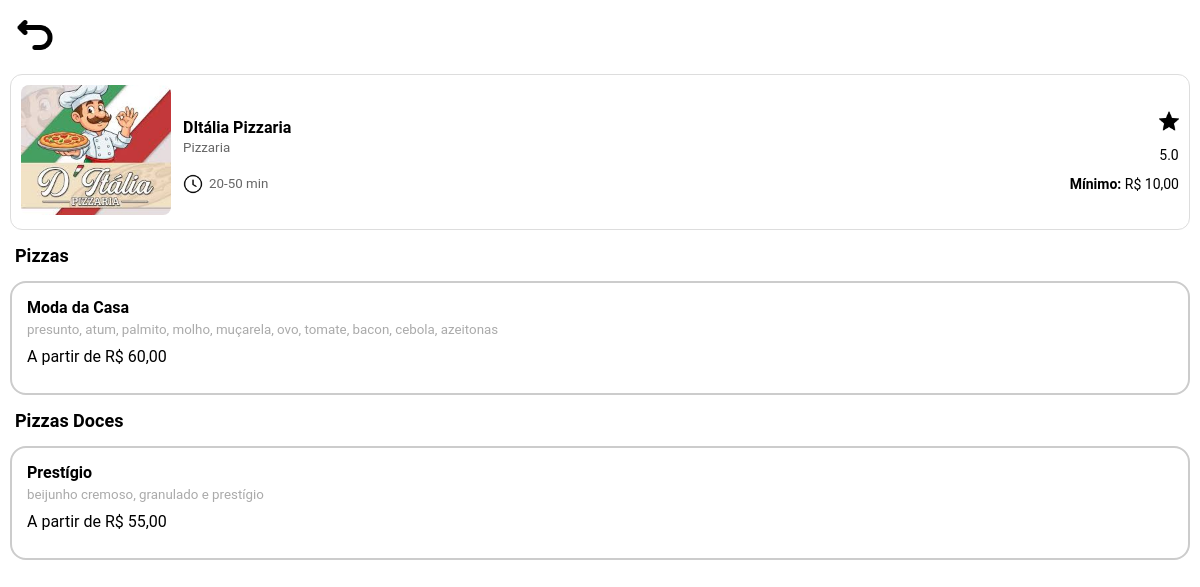
/estabelecimento/1, run on the app's committed database.
### tables this page shows
CREATE TABLE estabelecimentos (
        id INTEGER PRIMARY KEY,
        nome VARCHAR(100),
        tipo TEXT,
        avaliacao TEXT,
        pedido_minimo TEXT,
        tempo_delivery TEXT,
        caminho_foto TEXT
        );

CREATE TABLE itens (
        id INTEGER PRIMARY KEY,
        nome VARCHAR(100),
        descricao TEXT,
        preco REAL,
        id_estabelecimento INTEGER,
        id_categoria INTEGER,
        FOREIGN KEY (id_estabelecimento) REFERENCES estabelecimentos (id),
        FOREIGN KEY (id_categoria) REFERENCES categorias (id)
        );

CREATE TABLE categorias (
        id INTEGER PRIMARY KEY,
        nome VARCHAR(100),
        id_estabelecimento INTEGER,
        FOREIGN KEY (id_estabelecimento) REFERENCES estabelecimentos (id)
        );

### routes/estabelecimento.py (the view)
@estabelecimento_bp.route("/estabelecimento/<int:id>")
def estabelecimento(id):
    resultado = EstabelecimentoModel.buscar_estabelecimento(id)
    cardapio = montar_cardapio(id)
    return render_template(
        "estabelecimento.html",
        id=id,
        nome=resultado[0],
        tipo=resultado[1],
        avaliacao=resultado[2],
        pedido_minimo=resultado[3],
        tempo_delivery=resultado[4],
        caminho_foto=resultado[5],
        cardapio=cardapio.values()
        )

### database/banco_dados_principal.py (called while the page is built)
def conectar_banco_dados_principal():
    return sqlite3.connect(BANCO_DADOS_PRINCIPAL)

### models/estabelecimento_model.py (called while the page is built)
    @staticmethod
    def buscar_estabelecimento(id):
        conexao = None
        try:
            conexao = conectar_banco_dados_principal()
            cursor = conexao.cursor()
            cursor.execute(
                f"""
                SELECT
                nome,
                tipo,
                avaliacao,
                pedido_minimo,
                tempo_delivery,
                caminho_foto
                FROM {TABELA_ESTABELECIMENTOS}
                WHERE id = ?
                """,
                (
                    id,
                )
            )
            resultado = cursor.fetchone()
            return resultado
        except Exception as erro:
            print("Erro ao buscar estabelecimento: ", erro)
            return
        finally:
            if conexao:
                conexao.close()

### templates/estabelecimento.html (shortened to what this page needs)
<!DOCTYPE html>
<html lang="pt-BR">
<head>
    <link rel="stylesheet" href="{{ url_for('static', filename='css/estabelecimento.css') }}">
</head>
<body>
    <div class="voltar">
        <a href="{{ url_for('pagina_inicial.pagina_inicial') }}">
            <img src="{{ url_for('static', filename='images/icons/voltar_black.png') }}" width="40" alt="Relógio">
        </a>
    </div>
    <div class="informacoes-estabelecimento">
        <div class="foto-estabelecimento">
            <img  src="{{ url_for('static', filename=caminho_foto if caminho_foto else 'images/icons/restaurante.png') }}" width="150">
        </div>
        <div class="texto-estabelecimento">
            <div class="linha-nome">
                <div>
                    <b>{{ nome }}</b><br>
                    <small>{{ tipo }}</small>
                </div>
                <div class="avaliacao">
                    <img src="{{ url_for('static', filename='images/icons/estrela_black.png') }}" width="20" alt="Avaliação"><br>
                    {{ avaliacao }}
                </div>
            </div>
            <div class="texto-tempo-delivery">
                <div class="tempo-esquerda">
                    <img src="{{ url_for('static', filename='images/icons/relogio_black.png') }}" width="20" alt="Relógio">
                    <small>{{ tempo_delivery }}</small>
                </div>
                <div class="tempo-direita">
                    <b>Mínimo:</b> {{ pedido_minimo }}
                </div>
            </div>
        </div>
    </div>
    {% for categoria in cardapio %}
        <h2 class="categoria-titulo">{{ categoria.nome }}</h2>
        {% for item in categoria.itens %}
            <a href="{{ url_for('item.item', id=item.id, id_estabelecimento=id) }}" class="card-link">
            <div class="card-item">
                <div class="item-info">
                    <b>{{ item.nome }}</b>
                    <small>{{ item.descricao }}</small>
                    <span>A partir de R$ {{ item.preco }}</span>
                </div>
            </div>
            </a>
        {% endfor %}
    {% endfor %}
</body>
</html>

### static/css/estabelecimento.css (style rules this page uses)
body { margin: 0; font-family: 'Roboto', sans-serif; font-size: 16px; }
.voltar { display: flex; margin: 15px; }
.informacoes-estabelecimento { display: grid; grid-template-columns: 150px 1fr; gap: 12px; align-items: center; border: 1px solid #ddd; border-radius: 12px; padding: 10px; margin: 10px; background-color: #fff; }
.foto-estabelecimento img { width: 150px; height: 130px; object-fit: cover; border-radius: 8px; }
.texto-estabelecimento { display: grid; gap: 6px; }
.linha-nome { display: grid; grid-template-columns: 1fr auto; align-items: center; }
.linha-nome b { font-size: 16px; }
.texto-estabelecimento small { color: #666; }
.avaliacao { display: flex; flex-direction: column; align-items: center; font-size: 14px; }
.texto-tempo-delivery { display: grid; grid-template-columns: 1fr auto; align-items: center; margin-top: 5px; }
.tempo-esquerda { display: flex; align-items: center; gap: 6px; }
.tempo-direita { font-size: 14px; }
.categoria-titulo { margin-left: 15px; font-size: 18px; }
.card-item { border: 2px solid #ccc; border-radius: 16px; padding: 15px; margin-bottom: 12px; margin-left: 10px; margin-right: 10px; height: 80px; }
.item-info { display: flex; flex-direction: column; gap: 5px; }
.item-info small { color: #aaa; }
.item-info span { margin-top: 5px; }
.card-link { text-decoration: none; color: inherit; display: block; width: 100%; }

### data on the page
estabelecimentos: caminho_foto (picture), nome "DItália Pizzaria", tipo "Pizzaria", avaliacao "5.0", tempo_delivery "20-50 min", pedido_minimo "R$ 10,00"
itens: nome "Pizzas", nome "Moda da Casa", descricao "presunto, atum, palmito, molho, muçarela, ovo, tomate, bacon, cebola, azeitonas", preco "60,00"
itens: nome "Pizzas Doces", nome "Prestígio", descricao "beijunho cremoso, granulado e prestígio", preco "55,00"
